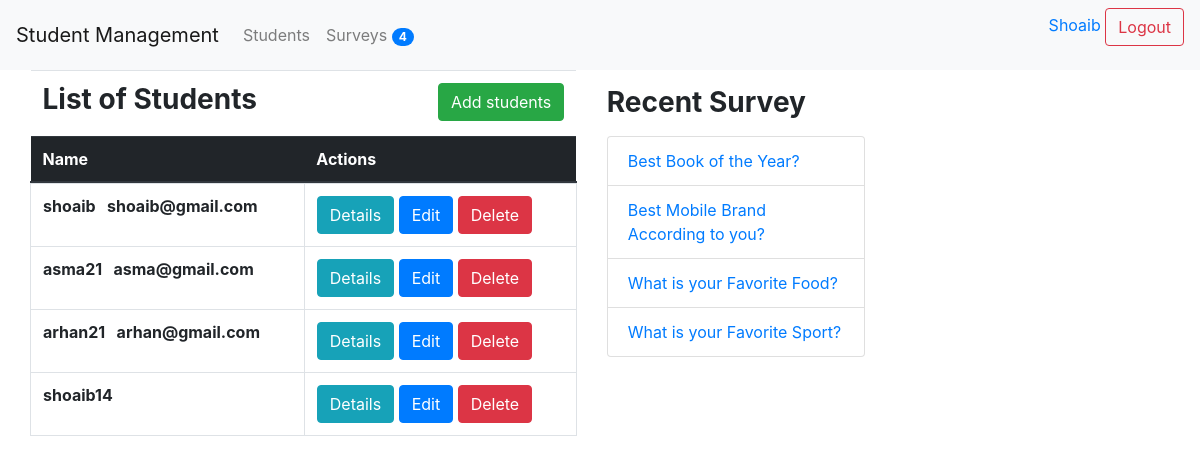
/student/ (signed in), run on the app's committed database.
### survey/models.py (models this page shows, shortened)
class Question(models.Model):
	title = models.TextField(null=True, blank=True)
	status = models.CharField(default='inactive',max_length=10)
	created_by = models.ForeignKey(User,null=True, blank=True, on_delete=models.CASCADE)
	start_date = models.DateTimeField(null=True, blank=True)
	end_date = models.DateTimeField(null=True, blank=True)
	created_at = models.DateTimeField(auto_now_add=True)
	updated_at = models.DateTimeField(auto_now=True)

### student/views.py (the view)
# urls.py: path('',student_list, name='student_list'),
@login_required(login_url='/login/')
def student_list(request):
	context = {}
	context['users'] = User.objects.all()
	context['title'] = 'Students'
	return render(request,"student/index.html",context)

### survey/context_processors.py (called while the page is built)
def survey_count(request):
	count = Question.objects.count()
	return {"survey_count": count}

### survey/templatetags/survey_extra.py (called while the page is built)
def upper(value, n):
	return value.upper()[0:n]

@register.simple_tag
def recent_survey(n=5):
	questions = Question.objects.all().order_by('-created_at')
	return questions[0:n]

### student_management/templates/student/index.html
{% extends 'base.html' %}
{% load survey_extra %}
{% block content %}
<div class='row'>
	<div class='col-sm-8'>
		<table class="table">
				<thead class="thead-dark">
					<tr>
						<tr>
							<td>
								<h3><b>List of {{title}}</b></h3>
							</td>
							<td align='right'>
								<a href='/student/add/'><button class="btn btn-success">Add students</button></a>
							</td>
						</tr>
					</tr>
					<tr>
						<th>Name</th>
						<th>Actions</th>
					</tr>
				</thead>
				<tbody class="table table-bordered">
					{% if users %}
						<tr class='list-group'>
							{% for user in users %}
							<tr>
								<td><b>{{user.username}} &nbsp; {{user.email}}</b></td>
								<td>
									<a type="button" class="btn btn-info" href='/student/{{user.id}}/details/'>Details</a>
									<a type="button" class="btn btn-primary" href='/student/{{user.id}}/edit/'>Edit</a>
									<a type="button" class="btn btn-danger" href='/student/{{user.id}}/details/'>Delete</a>
								</td>
							</tr>
							{% endfor %}
						</tr>
					{% else %}
						<p>There's No Question Availabel.</p>
					{% endif %}
				</tbody>
		</table>
	</div>
	<div class='col-sm-4'>
		{% recent_survey as questions %}
		<p>
			<h3><b>Recent Survey</b></h3>
		</p>
		{% if questions %}
			<div class="list-group">
				{% for question in questions %}
					<a class="list-group-item" href="/survey/{{question.id}}/details/">{{question.title}}</a>
				{% endfor %}
			</div>
		{% else %}
				<p>There is no question available.</p>
		{% endif %}
	</div>
</div>
{% endblock content %}

### student_management/templates/header.html (shortened to what this page needs)
{% load survey_extra %}
<nav class="navbar navbar-expand-lg navbar-light bg-light">
  <a class="navbar-brand" href="/">Student Management</a>
  <div class="collapse navbar-collapse" id="navbarSupportedContent">
    <ul class="navbar-nav">
      <li class="nav-item">
        <a class="nav-link" href="{% url 'student_list' %}">{{ 'students'| capfirst }}</a>
      </li>
      <li class="nav-item">
        <a class="nav-link" href="/survey/">{{ 'surveys'| capfirst }} <span class='badge badge-primary badge-pill'>{{ survey_count }}</span></a>
      </li>
  </div>
  <div class='text-right'>
    <form method="POST" action="/logout/">
        <a href="{% url 'my_profile' %}">
          <span>{{ request.user.username | capfirst }}</span>
        </a>
        {% if request.user.username %}
          <input type="submit" class='btn btn-outline-danger' value="Logout">
        {% else %}
          <button class='btn btn-outline-success'><a href='/login/' type='button'>Login</a></button>
          <button class='btn btn-outline-primary'><a href='/register/' type='button'>Signup</a></button>
        {% endif %}
    </form>
  </div>
</nav>

### data on the page
Question: title "Best Book of the Year?"
Question: title "Best Mobile Brand According to you?"
Question: title "What is your Favorite Food?"
Question: title "What is your Favorite Sport?"

### other printed values
{{ 'students'| capfirst }} "Students"
{{ 'surveys'| capfirst }} "Surveys"
{{ survey_count }} "4"
{{ request.user.username | capfirst }} "Shoaib"
{{ title }} "Students"
{{ user.username }} "shoaib"
{{ user.email }} "shoaib@gmail.com"
{{ user.username }} "asma21"
{{ user.email }} "asma@gmail.com"
{{ user.username }} "arhan21"
{{ user.email }} "arhan@gmail.com"
{{ user.username }} "shoaib14"
